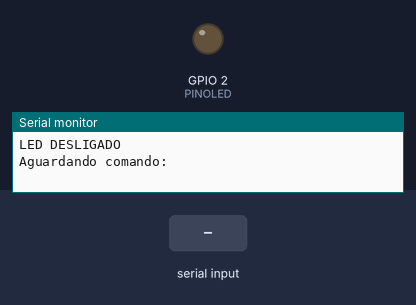
Bench run of a program on a simulated ESP32. Parts: output pins drawn as LEDs (lit = HIGH), the last lines printed to the serial monitor. Dashed ring = blinking. Inputs (shaded band) come from the test bench.

Above: at 2.2 s.
2.3 s: "l" received over Serial
At 3.0 s:
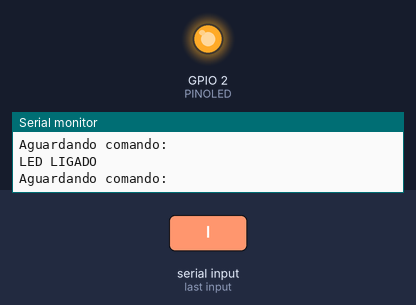
3.8 s: "d" received over Serial
At 4.1 s:
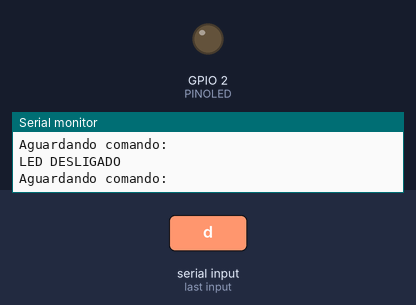
5.3 s: "p" received over Serial
At 7.1 s:
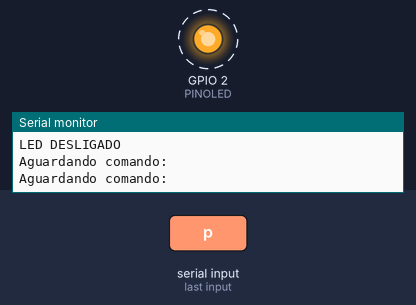
Timing chart, 0 to 14.3 s (numbered marks = the images above; inputs shaded):
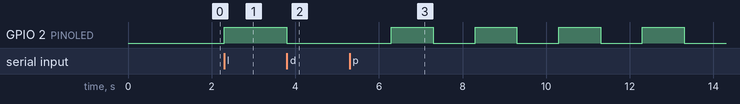

The program:

main.cpp
```cpp
/*
Engenharia de Computação - UPF
Comunicação de Dados em Aplicações Embarcadas
Marcelo Trindade Rebonatto
22/08/2023
Programa com leitura de teclado do PC via USB
*/
#include <Arduino.h>

#define PINOLED 2

// put function declarations here:
void trataEntrada(char c);
void blinkLED();

char c;
int led;
bool blink;
int delayms = 1000;

void setup() {
    // put your setup code here, to run once:
    delay(1000);                   // Tempo para verificar a inicialização no terminal
    pinMode(PINOLED, OUTPUT);
    digitalWrite(PINOLED, LOW);
    Serial.begin(9600); //INICIALIZA A SERIAL COM TAXA DE 9600 BAUDS
    //Serial.begin(9600, SERIAL_8O1); //INICIALIZA A SERIAL COM TAXA DE 9600,
                                      // 8 bits de dados, Sem controle de paridade e 1 bit de parada
    Serial.println("");
    Serial.println("LED DESLIGADO");        //IMPRIME O TEXTO NO MONITOR SERIAL
    Serial.println("Aguardando comando: "); //IMPRIME O TEXTO NO MONITOR SERIAL
}

void loop() {

    if (Serial.available() > 0){ // Verifica se tem dados a receber na porta serial

        // while (!Serial.available());            // * Busy wait aguardando algo na serial *

        c = Serial.read();       // Recebe o caracter digitado na entrada de dados do monitor serial
        trataEntrada(c);
        Serial.println("Aguardando comando: ");
    }

    blinkLED();
}

void trataEntrada(char c){
    bool fez;

    fez = true;

    if (c == 'l'){
        fez = false;
        blink = false;
        if (led == 0 ){ //SE VARIÁVEL FOR IGUAL A 0(DESLIGADO), liga
            digitalWrite(PINOLED, HIGH); //LIGA O LED
            led = 1; //VARIÁVEL RECEBE O VALOR 1 (LIGADO)
            Serial.println("LED LIGADO"); //IMPRIME O TEXTO NO MONITOR SERIAL
        } else {
            Serial.println("LED JÁ ESTA LIGADO"); //IMPRIME O TEXTO NO MONITOR SERIAL
        }
    }
    if (c == 'd'){
        fez = false;
        blink = false;
        if (led == 1){ //SE VARIÁVEL FOR IGUAL A 0(DESLIGADO), liga
            digitalWrite(PINOLED, LOW); //DESLIGA O LED
            led = 0; //VARIÁVEL RECEBE O VALOR 0 (DESLIGADO)
            Serial.println("LED DESLIGADO"); //IMPRIME O TEXTO NO MONITOR SERIAL
        }
        else{
            Serial.println("LED JÁ ESTA DESLIGADO"); //IMPRIME O TEXTO NO MONITOR SERIAL
        }
    }
    if(c == 'p'){
        fez = false;
        led = 0;
        blink = true;
    }
    if(c == '+'){
        while (delayms >= 125)
        {
            delayms /= 2;
        }

    }
    if(c == '-'){
        while (delayms >= 4000)
        {
            delayms *= 2;
        }
    }
    if (fez)
        Serial.println("Opção Inválida Digitada"); //IMPRIME O TEXTO NO MONITOR SERIAL
}

void blinkLED(){
    if(blink){
        digitalWrite(PINOLED, LOW); //DESLIGA O LED
        delay(delayms);
        digitalWrite(PINOLED, HIGH);
        delay(delayms);
    }
}
```

Measured:
- after the input at 2.3 s, GPIO 2 (PINOLED): LOW → HIGH at once
- after the input at 3.8 s, GPIO 2 (PINOLED): HIGH → LOW at once
- after the input at 5.3 s, GPIO 2 (PINOLED): alternates HIGH for 1.0 s and LOW for 1.0 s, starting after 1.0 s
